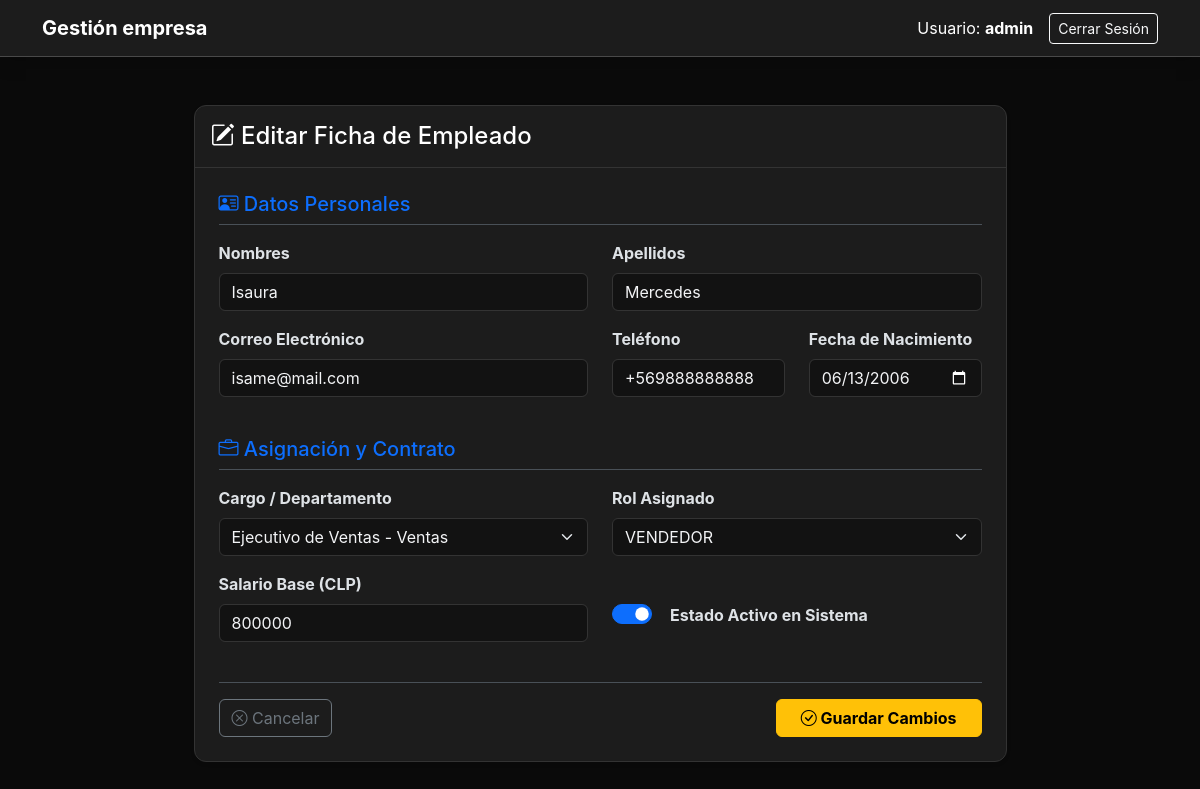
Before: /personal/empleados/7/editar/ (signed in) with the older database file.
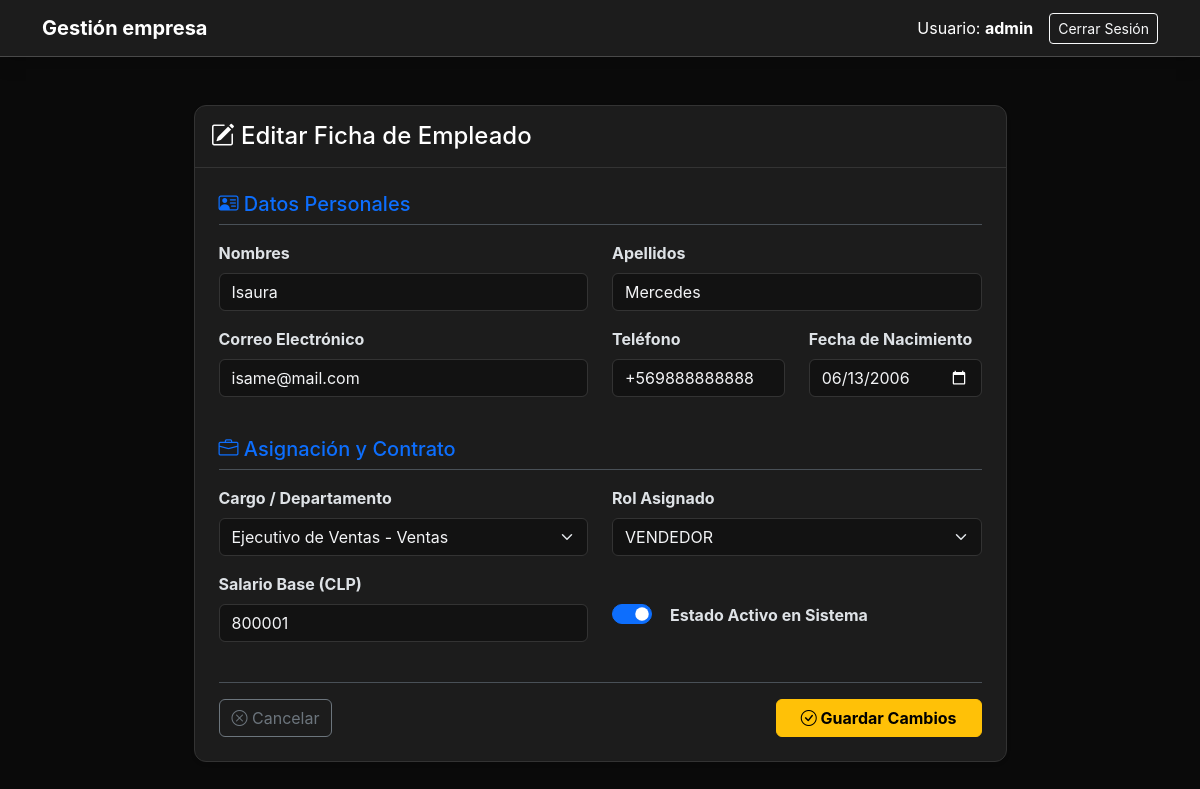
After: the same page with the newer database file.
### usuarios/models.py (models this page shows, shortened)
class Empleado(models.Model):
    id_empleado = models.AutoField(primary_key=True)
    user = models.OneToOneField(User, on_delete=models.CASCADE, related_name='empleado', null=True, blank=True)
    persona = models.OneToOneField(Persona, on_delete=models.CASCADE, related_name='empleado', null=True, blank=True)
    id_cargo = models.ForeignKey(Cargo, on_delete=models.SET_NULL, null=True, db_column='id_cargo', related_name='empleados')
    id_rol = models.ForeignKey(Rol, on_delete=models.PROTECT, null=True, blank=True, db_column='id_rol', related_name='empleados')
    fecha_contratacion = models.DateField(auto_now_add=True)
    salario = models.DecimalField(max_digits=10, decimal_places=2, null=True, blank=True)
    activo = models.BooleanField(default=True)

### usuarios/views.py (the view)
# urls.py: path('personal/empleados/<int:empleado_id>/editar/', views.editar_empleado, name='editar_empleado'),
@login_required
def editar_empleado(request, empleado_id):
    if not es_administrador(request.user):
        messages.error(request, "Acceso no autorizado: Solo Administradores pueden modificar datos.")
        return redirect('dashboard')
    empleado_target = get_object_or_404(Empleado, id_empleado=empleado_id)
    if request.method == 'POST':
        form = EditarEmpleadoForm(request.POST, instance=empleado_target)
        if form.is_valid():
            form.save()
            messages.success(request, "Registro del empleado actualizado correctamente.")
            return redirect('listar_empleados')
    else:
        form = EditarEmpleadoForm(instance=empleado_target)
    return render(request, 'usuarios/editar_empleado.html', {
        'form': form,
        'empleado': empleado_target
    })

### usuarios/models.py (called while the page is built)
    def __str__(self):
        return self.nombre_rol

    def __str__(self):
        return f"{self.nombre} - {self.id_departamento.nombre}"

### usuarios/views.py (called while the page is built)
def es_administrador(user):
    empleado = getattr(user, 'empleado', None)
    return bool(empleado and empleado.id_rol and empleado.id_rol.nombre_rol.upper() == 'ADMIN')

### usuarios/templates/usuarios/editar_empleado.html (shortened to what the changed rows need)
{% extends 'usuarios/base.html' %}
{% block content %}
<div class="container py-4">
    <div class="row justify-content-center">
        <div class="col-md-9">
            <div class="card shadow-sm border-0">
                <div class="card-body p-4">
                    <form method="POST" class="needs-validation" novalidate>
                        <div class="row mb-4">
                            <div class="col-md-6 mb-3">
                                <label class="form-label fw-bold">{{ form.salario.label }}</label>
                                {{ form.salario }}
                            </div>
                            <div class="col-md-6 mb-3 d-flex align-items-center mt-3">
                                <div class="form-check form-switch fs-5">
                                    {{ form.activo }}
                                    <label class="form-check-label ms-2 fs-6" for="{{ form.activo.id_for_label }}">
                                        <strong>Estado Activo en Sistema</strong>
                                    </label>
                                </div>
                            </div>
                        </div>
                    </form>
                </div>
            </div>
        </div>
    </div>
</div>
{% endblock %}

Changed rows visible on the page:
changed Empleado: salario "800000" → "800001"
